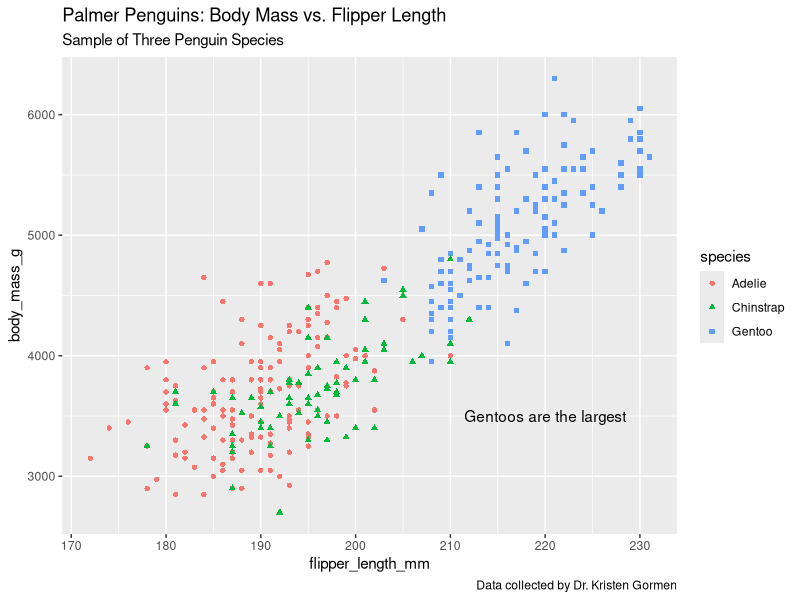
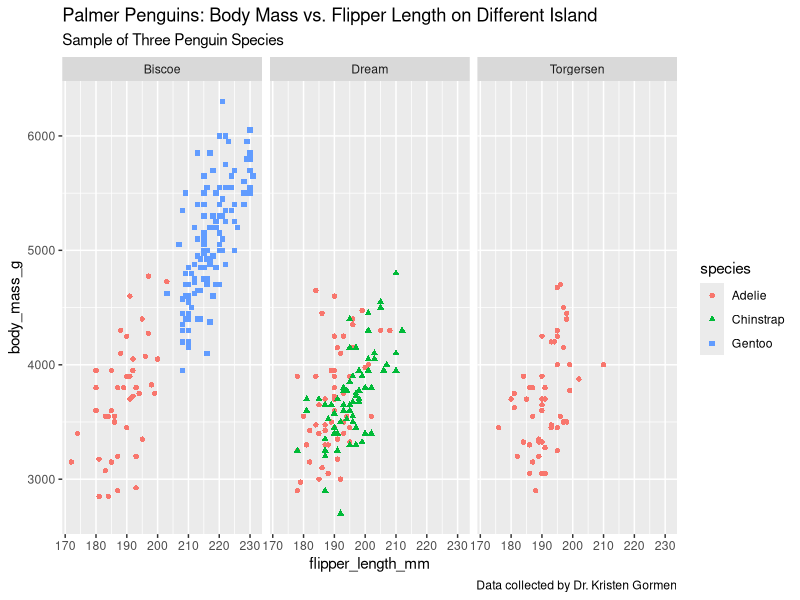

Write the R code that produced these figures, in order.
install.packages("tidyverse")
library("ggplot2")
library("palmerpenguins")

ggplot(data=penguins)+
  geom_point(mapping=aes(x=flipper_length_mm, y=body_mass_g, color=species, shape=species))+
  labs(title="Palmer Penguins: Body Mass vs. Flipper Length", subtitle="Sample of Three Penguin Species",
       caption="Data collected by Dr. Kristen Gormen")+
  annotate("text", x=220, y=3500, label="Gentoos are the largest")

ggplot(data=penguins)+
  geom_point(mapping=aes(x=flipper_length_mm, y=body_mass_g, color=species, shape=species))+
  labs(title="Palmer Penguins: Body Mass vs. Flipper Length on Different Island", subtitle="Sample of Three Penguin Species",
       caption="Data collected by Dr. Kristen Gormen")+
  facet_wrap(~island)